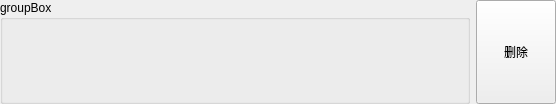
<?xml version="1.0" encoding="UTF-8"?>
<ui version="4.0">
 <class>SubConditionItemWidget</class>
 <widget class="QWidget" name="SubConditionItemWidget">
  <property name="geometry">
   <rect>
    <x>0</x>
    <y>0</y>
    <width>556</width>
    <height>104</height>
   </rect>
  </property>
  <property name="sizePolicy">
   <sizepolicy hsizetype="Preferred" vsizetype="Maximum">
    <horstretch>0</horstretch>
    <verstretch>0</verstretch>
   </sizepolicy>
  </property>
  <property name="windowTitle">
   <string>Form</string>
  </property>
  <layout class="QGridLayout" name="gridLayout">
   <property name="leftMargin">
    <number>0</number>
   </property>
   <property name="topMargin">
    <number>0</number>
   </property>
   <property name="rightMargin">
    <number>0</number>
   </property>
   <property name="bottomMargin">
    <number>0</number>
   </property>
   <item row="0" column="0">
    <widget class="QGroupBox" name="groupBox_name">
     <property name="title">
      <string>groupBox</string>
     </property>
     <layout class="QGridLayout" name="gridLayout_2">
      <item row="0" column="0">
       <widget class="ConditionConfigWidget" name="widget_conditionConfigWidget" native="true"/>
      </item>
     </layout>
    </widget>
   </item>
   <item row="0" column="1">
    <widget class="QPushButton" name="pushButton_remove">
     <property name="sizePolicy">
      <sizepolicy hsizetype="Maximum" vsizetype="Minimum">
       <horstretch>0</horstretch>
       <verstretch>0</verstretch>
      </sizepolicy>
     </property>
     <property name="text">
      <string>删除</string>
     </property>
     <property name="icon">
      <iconset>
       <normaloff>:/pic/delete_64px.png</normaloff>:/pic/delete_64px.png</iconset>
     </property>
     <property name="flat">
      <bool>false</bool>
     </property>
    </widget>
   </item>
  </layout>
 </widget>
 <customwidgets>
  <customwidget>
   <class>ConditionConfigWidget</class>
   <extends>QWidget</extends>
   <header>ConditionConfigWidget.h</header>
   <container>1</container>
  </customwidget>
 </customwidgets>
 <resources/>
 <connections/>
</ui>
